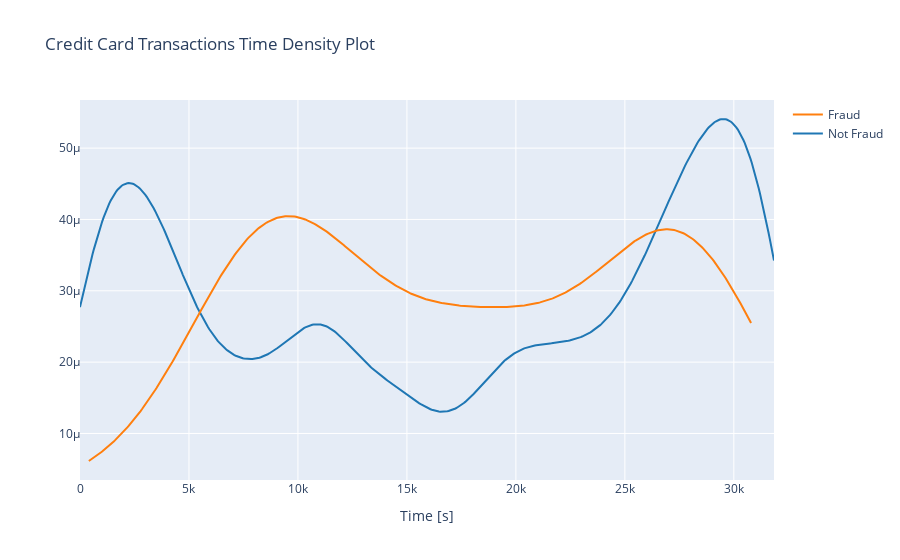

The notebook cell this image was saved under:
### Code cell
class_0 = data_df.loc[data_df['Class'] == 0]["Time"]
class_1 = data_df.loc[data_df['Class'] == 1]["Time"]

hist_data = [class_0, class_1]
group_labels = ['Not Fraud', 'Fraud']

fig = ff.create_distplot(hist_data, group_labels, show_hist=False, show_rug=False)
fig['layout'].update(title='Credit Card Transactions Time Density Plot', xaxis=dict(title='Time [s]'))
iplot(fig, filename='dist_only')

### Figure 1 — Plotly figure (JSON) as saved in the notebook; plotly's stock layout.template omitted (floating-point values rounded to 4 significant figures; data arrays with more than 128 entries replaced by an {"elided": "..."} marker saying what was removed)
{"data": [{"legendgroup": "Not Fraud", "marker": {"color": "rgb(31, 119, 180)"}, "mode": "lines", "name": "Not Fraud", "showlegend": true, "x": {"elided": "500 float values"}, "xaxis": "x", "y": {"elided": "500 float values"}, "yaxis": "y", "type": "scatter"}, {"legendgroup": "Fraud", "marker": {"color": "rgb(255, 127, 14)"}, "mode": "lines", "name": "Fraud", "showlegend": true, "x": {"elided": "500 float values"}, "xaxis": "x", "y": {"elided": "500 float values"}, "yaxis": "y", "type": "scatter"}], "layout": {"barmode": "overlay", "hovermode": "closest", "legend": {"traceorder": "reversed"}, "title": {"text": "Credit Card Transactions Time Density Plot"}, "xaxis": {"anchor": "y2", "domain": [0, 1], "title": {"text": "Time [s]"}, "zeroline": false}, "yaxis": {"anchor": "free", "domain": [0, 1], "position": 0}}}
